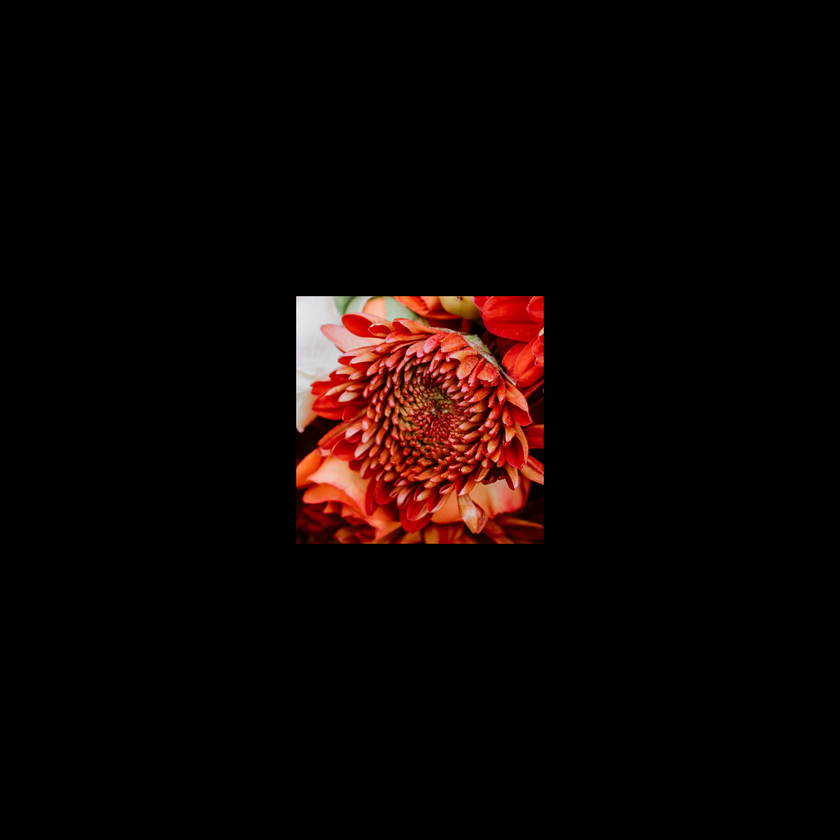
#> input picture For Exp in thesis/fl_one.png, 840 x 840 px, shrunk from 1920 x 1920 before the run, found by its file name
$ python FFT_GS_nc_power.py
#> lines starting #> are read from the running program, lines starting #| are printed output that depends on the picture
# -*- coding: utf-8 -*-
"""
Created on Sun Oct 27 10:45:57 2024

@author: gaosh
"""
from PIL import Image
import numpy as np
import matplotlib.pyplot as plt
from scipy.fft import fft2, fftshift,ifft2,ifftshift
import os
import cv2
import time


start_t=time.time()


os.chdir("C:/Users/Laboratorio/MakeHologram/FFT_CGH_thesis/SNR_Diff")
filename="fl_one"  #flowers_960 RGB_1024

im=plt.imread(f"{filename}.png")
#> im is the input picture: shape (840, 840, 3) float32; mean R, G, B 0.0555, 0.0203, 0.0147

height=im.shape[0]
#> height = 840
width=im.shape[1]
#> width = 840


l=620 # from edge to center 250 for 3circles
c_w,c_h=width//2,height//2
#> c_w = 420; c_h = 420
lh,lw=height-2*l,width-2*l
#> lh = -400; lw = -400
power1=1

#R
im_shift_r=fftshift(im[:,:,0]**power1)
#G
im_shift_g=fftshift(im[:,:,1]**power1)
#B
im_shift_b=fftshift(im[:,:,2]**power1)

# random
rand=np.random.uniform(0, 1, (height, width))
rand_2pi=np.pi*rand
rand_ma=np.max(rand_2pi)
#> rand_ma = 3.14
rand_mi=np.min(rand_2pi)
#> rand_mi = 2.22e-06
exp_rand=np.exp(1j*rand_2pi)
#R
im_r_rand=exp_rand*np.sqrt(im_shift_r)

im_g_rand=exp_rand*np.sqrt(im_shift_g)

im_b_rand=exp_rand*np.sqrt(im_shift_b)

current_field_r = fftshift(fft2(im_r_rand ))
current_field_g =fftshift(fft2(im_g_rand))
current_field_b =fftshift(fft2(im_b_rand))

iterations1=35
iterations2=0
factor=1
for j in range(iterations1):

    # Inverse Fourier Transform to initial plane
    current_field_r_i = ifft2(ifftshift(np.exp(1j * np.angle(current_field_r))))
    current_field_g_i = ifft2(ifftshift(np.exp(1j * np.angle(current_field_g))))
    current_field_b_i = ifft2(ifftshift(np.exp(1j * np.angle(current_field_b))))


    current_field_r_n =np.sqrt(im_shift_r)*np.exp(1j * np.angle(current_field_r_i))#*exp_rand
    current_field_g_n =np.sqrt(im_shift_g)*np.exp(1j * np.angle(current_field_g_i))#*exp_rand
    current_field_b_n =np.sqrt(im_shift_b)*np.exp(1j * np.angle(current_field_b_i))#*exp_rand

    # Forward Fourier Transform to the target plane
    current_field_r = fftshift(fft2(current_field_r_n ))
    current_field_g = fftshift(fft2(current_field_g_n ))
    current_field_b = fftshift(fft2(current_field_b_n ))
for i in range(iterations2):

    # Inverse Fourier Transform to initial plane
    current_field_r_i = ifft2(ifftshift(np.exp(1j * np.angle(current_field_r))))
    current_field_g_i = ifft2(ifftshift(np.exp(1j * np.angle(current_field_g))))
    current_field_b_i = ifft2(ifftshift(np.exp(1j * np.angle(current_field_b))))


    current_field_r_i_t =np.sqrt(abs(current_field_r_i)**2/np.max(abs(current_field_r_i)**2)) *np.exp(1j * np.angle(current_field_r_i))
    current_field_g_i_t =np.sqrt(abs(current_field_g_i)**2/np.max(abs(current_field_g_i)**2)) *np.exp(1j * np.angle(current_field_g_i))
    current_field_b_i_t =np.sqrt(abs(current_field_b_i)**2/np.max(abs(current_field_b_i)**2)) *np.exp(1j * np.angle(current_field_b_i))

    current_field_r_n =np.sqrt(im_shift_r)*np.exp(1j * np.angle(current_field_r_i))#*exp_rand
    current_field_g_n =np.sqrt(im_shift_g)*np.exp(1j * np.angle(current_field_g_i))#*exp_rand
    current_field_b_n =np.sqrt(im_shift_b)*np.exp(1j * np.angle(current_field_b_i))#*exp_rand

    current_field_r_n[:,c_w-l:c_w+l]=current_field_r_i_t[:,c_w-l:c_w+l]
    current_field_g_n[:,c_w-l:c_w+l]=current_field_g_i_t[:,c_w-l:c_w+l]
    current_field_b_n[:,c_w-l:c_w+l]=current_field_b_i_t[:,c_w-l:c_w+l]

    current_field_r_n[c_h-l:c_h+l,0:c_w-l]=current_field_r_i_t[c_h-l:c_h+l,0:c_w-l]
    current_field_g_n[c_h-l:c_h+l,0:c_w-l]=current_field_g_i_t[c_h-l:c_h+l,0:c_w-l]
    current_field_b_n[c_h-l:c_h+l,0:c_w-l]=current_field_b_i_t[c_h-l:c_h+l,0:c_w-l]

    current_field_r_n[c_h-l:c_h+l,c_w+l:width]=current_field_r_i_t[c_h-l:c_h+l,c_w+l:width]
    current_field_g_n[c_h-l:c_h+l,c_w+l:width]=current_field_g_i_t[c_h-l:c_h+l,c_w+l:width]
    current_field_b_n[c_h-l:c_h+l,c_w+l:width]=current_field_b_i_t[c_h-l:c_h+l,c_w+l:width]


    # Forward Fourier Transform to the target plane
    current_field_r = fftshift(fft2(current_field_r_n ))
    current_field_g = fftshift(fft2(current_field_g_n ))
    current_field_b = fftshift(fft2(current_field_b_n ))


# Final optimized phase for display or application on SLM
optimized_phase_r = np.angle(current_field_r)
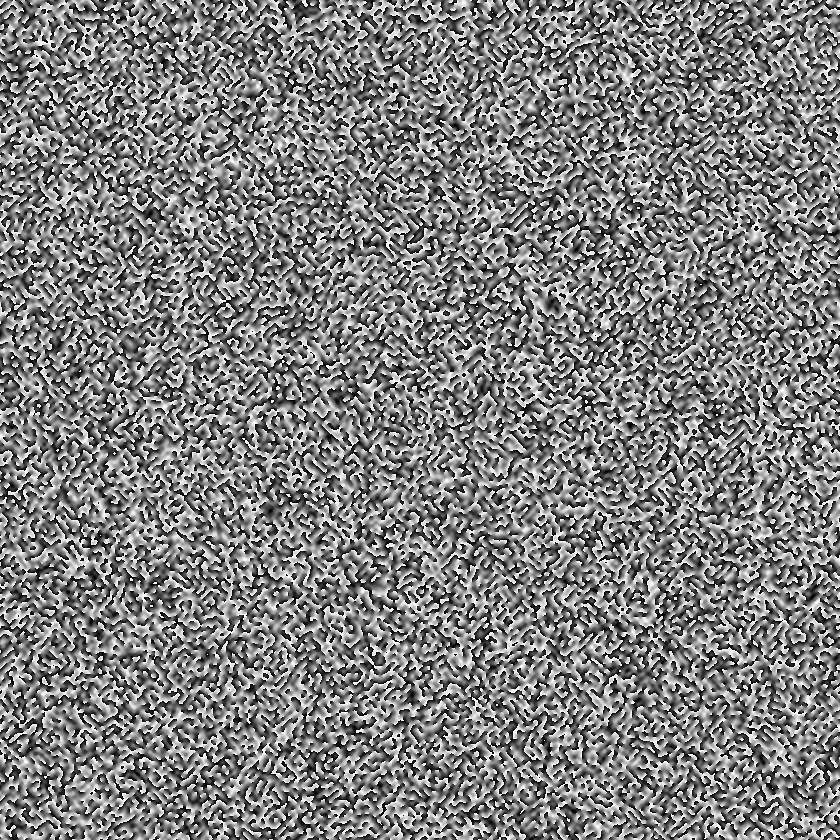
#> optimized_phase_r: shape (840, 840) float64; min -3.14, max 3.14, mean -0.00334; drawn with min black and max white
phase_rr_modi=(optimized_phase_r/np.pi+1)*(255/2)
# phase_rr_modi_mod=np.mod(phase_rr_modi,255)

optimized_phase_g = np.angle(current_field_g)
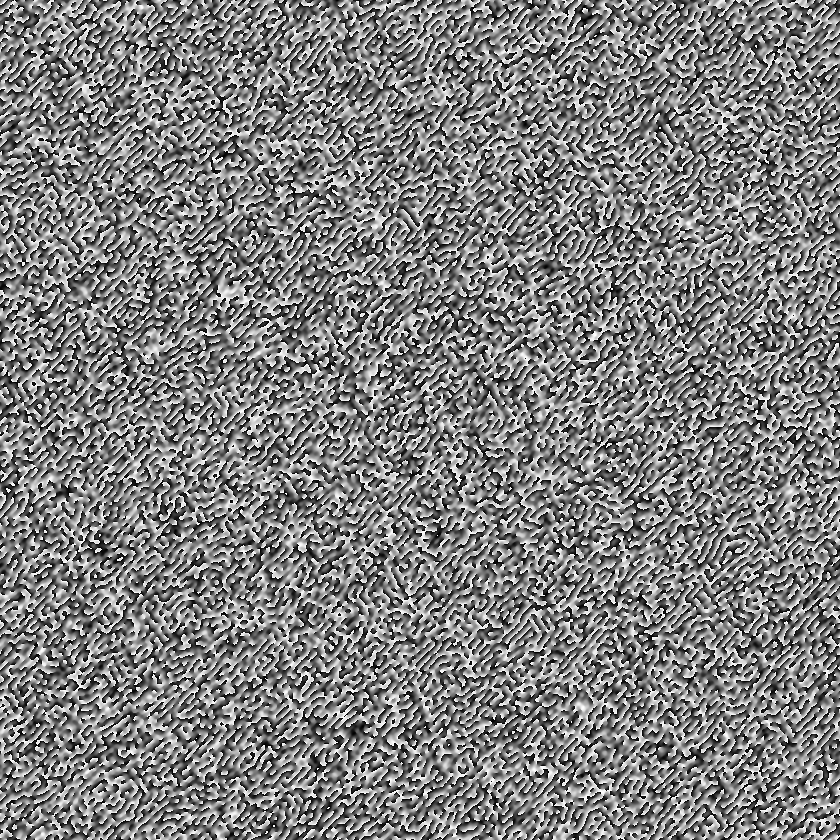
#> optimized_phase_g: shape (840, 840) float64; min -3.14, max 3.14, mean 0.000714; drawn with min black and max white
phase_gr_modi=(optimized_phase_g/np.pi+1)*(255/2)
# phase_gr_modi_mod=np.mod(phase_gr_modi,255)

optimized_phase_b = np.angle(current_field_b)
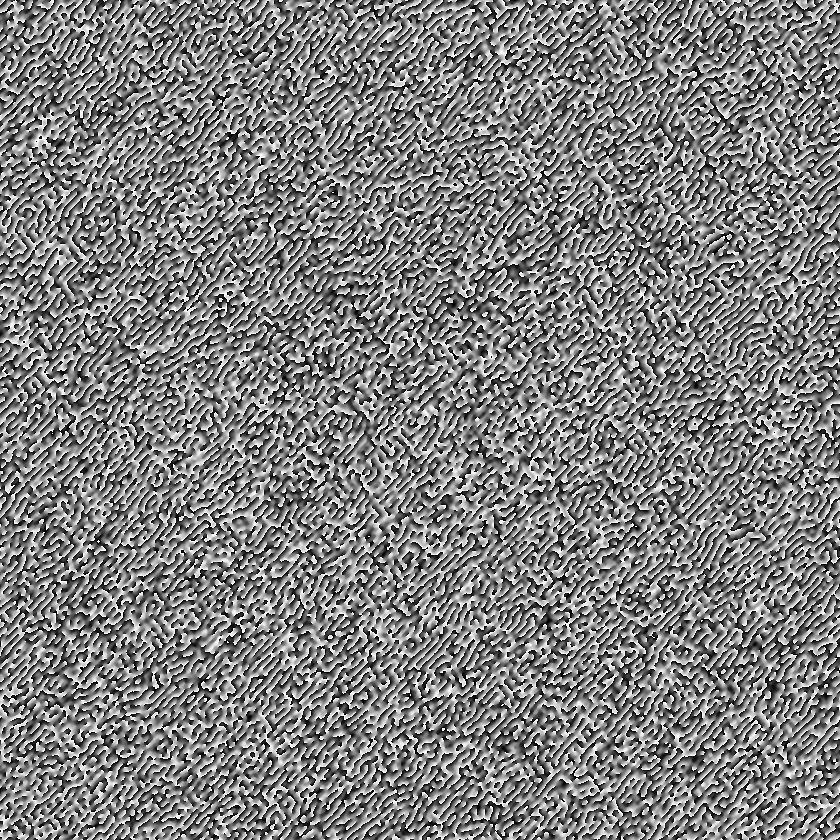
#> optimized_phase_b: shape (840, 840) float64; min -3.14, max 3.14, mean -0.00232; drawn with min black and max white
phase_br_modi=(optimized_phase_b/np.pi+1)*(255/2)


r, g, b = abs(current_field_r), abs(current_field_g), abs(current_field_b)
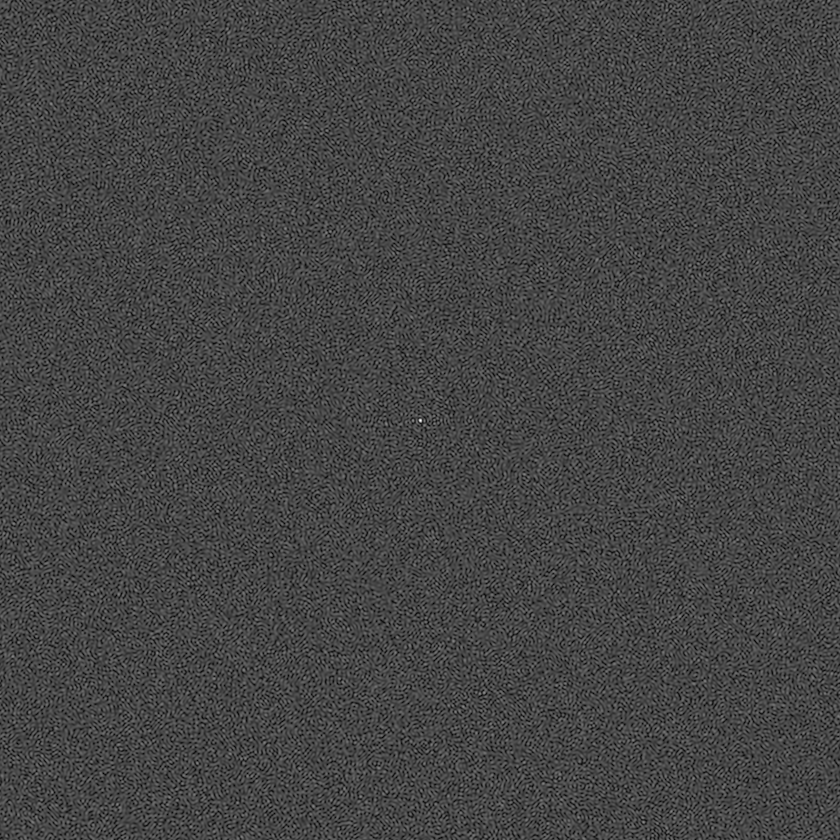
#> r: shape (840, 840) float64; min 2.2, max 698.9, mean 191.2; drawn with min black and max white
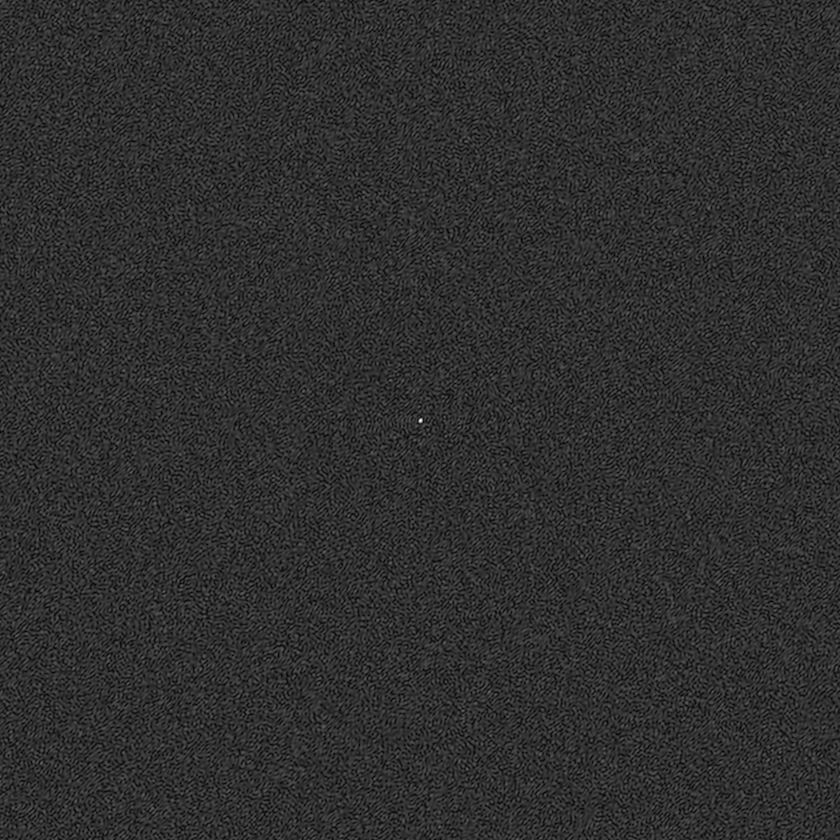
#> g: shape (840, 840) float64; min 2.02, max 610, mean 114.8; drawn with min black and max white

i_sum = 0
r_sum = []
for radi in range(height // 2):
    if (c_h - radi >= 0 and c_h + radi < height) and (c_w - radi >= 0 and c_w + radi < width):
        avg_intensity = np.mean(r[c_h + radi, c_w + radi])  # Compute mean directly
        r_sum.append(avg_intensity)  # Store the value for plotting
#> this loop made 420 passes
#> avg_intensity on passes 1 to 12: 698.9, 463.6, 81.67, 141.4, 299.6, 303.3, 210.9, 292.8, 293.9, 147.9, 194.6, 230.6
#> after the loop, r_sum = 420 values, max 698.9 at index 0, min 60 at index 98, mean 195.4

# [87 lines of commented-out code are left out]
im_modify_r = np.zeros_like(im, shape=(im.shape[0], im.shape[1],3))
im_modify_g = np.zeros_like(im, shape=(im.shape[0], im.shape[1],3))
im_modify_b = np.zeros_like(im, shape=(im.shape[0], im.shape[1],3))

# Fill each channel with respective modifications
# im_modify_r[:,:,0] = phase_rr_modi + arr_r_modified
# im_modify_g[:,:,1]= phase_gr_modi + arr_g_modified
# im_modify_b[:,:,2] = phase_br_modi + arr_b_modified

im_modify_noL = np.zeros_like(im,shape=(im.shape[0], im.shape[1], 3))
im_modify_noL[:,:,0] = phase_rr_modi
im_modify_noL[:,:,1] = phase_gr_modi
im_modify_noL[:,:,2] = phase_br_modi
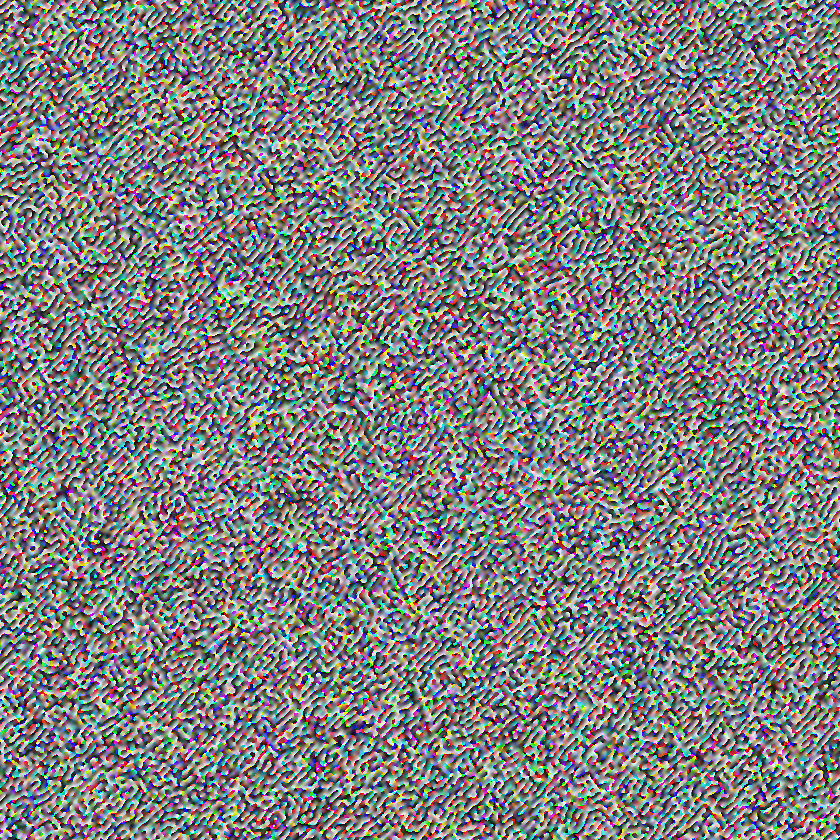
#> im_modify_noL: shape (840, 840, 3) float32; mean of channels 0, 1, 2 127.4, 127.5, 127.4; drawn as R, G, B

# [4 lines of commented-out code are left out]

def crop(im_modify,name):
    # y_offset=center_h-1080//2
#> called with name = 'p_1,nl'
    im_cropped=im_modify#[y_offset:y_offset+1080,:]
    im_cropped = im_cropped.astype(np.uint8)
    im_modi = Image.fromarray(im_cropped)
    im_modi.save(f"{filename}_GS_n1_{iterations1},n2_{iterations2}_{name}.png")
# [4 lines of commented-out code are left out]
C_noL=crop(im_modify_noL, f"p_{power1},nl")
# Save each channel separately
# red_channel.save(f"{filename}_GS_{iterations}_lens_NoCo_HA_r.png")
# green_channel.save(f"{filename}_GS_{iterations}_lens_NoCo_HA_g.png")
# blue_channel.save(f"{filename}_GS_{iterations}_lens_NoCo_HA_b.png")
end_t=time.time()
print(f"Time consuming {end_t-start_t}s, iteration {iterations1+iterations2}")
